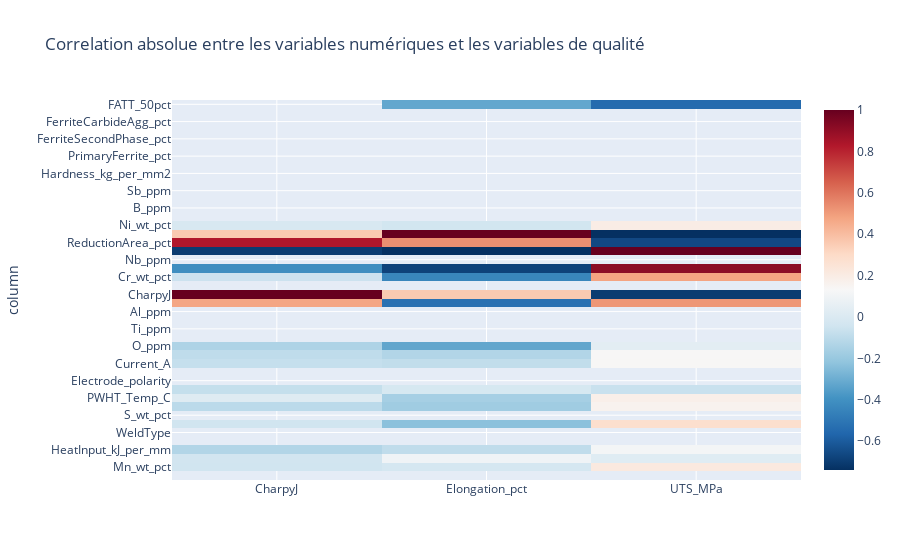

Here is the notebook cell this chart was saved with:
### Markdown cell above
J'ai trouvé dans la littérature que les variables les plus à même d'expliquer la qualité d'une soudure sont le charpyJ, UTS et Elongation

### Code cell
target_vars = ["CharpyJ", "Elongation_pct", "UTS_MPa"]

# Drop rows with missing targets (modeling step; keep a copy of df_raw for EDA if needed)
df = df_raw.copy()
df = df.dropna(subset=target_vars)

# Identify features
feature_cols = [c for c in df.columns if c not in (target_vars + ["WeldID"])]
X = df[feature_cols].copy()
y = df[target_vars].copy()

num_cols = df_raw.select_dtypes(include=[np.number]).columns.tolist()

corrs = df_raw[num_cols].corr(method='pearson')[target_vars]

# Tri des corrélations en fonction de la quantité de missing values
corrs_sorted = corrs.reindex(miss_df['column'])


print("=== Corrélation absolue avec les variables de qualité ===")
print(corrs_sorted.round(3))
fig = px.imshow(
    corrs_sorted,
    aspect="auto",
    color_continuous_scale="RdBu_r",
    title="Correlation absolue entre les variables numériques et les variables de qualité"
)
fig.show()

### Figure 1 — Plotly figure (JSON) as saved in the notebook; plotly's stock layout.template omitted (floating-point values rounded to 4 significant figures; data arrays with more than 128 entries replaced by an {"elided": "..."} marker saying what was removed)
{"data": [{"coloraxis": "coloraxis", "hovertemplate": "x: %{x}<br>column: %{y}<br>color: %{z}<extra></extra>", "name": "0", "type": "heatmap", "x": ["CharpyJ", "Elongation_pct", "UTS_MPa"], "xaxis": "x", "y": ["FATT_50pct", "W_wt_pct", "FerriteCarbideAgg_pct", "Martensite_pct", "FerriteSecondPhase_pct", "AcicularFerrite_pct", "PrimaryFerrite_pct", "Co_wt_pct", "Hardness_kg_per_mm2", "As_ppm", "Sb_ppm", "Sn_ppm", "B_ppm", "Cu_wt_pct", "Ni_wt_pct", "Elongation_pct", "ReductionArea_pct", "UTS_MPa", "Nb_ppm", "YieldStrength_MPa", "Cr_wt_pct", "Mo_wt_pct", "CharpyJ", "CharpyTemp_C", "Al_ppm", "V_wt_pct", "Ti_ppm", "N_ppm", "O_ppm", "Voltage_V", "Current_A", "AC_or_DC", "Electrode_polarity", "PWHT_Time_h", "PWHT_Temp_C", "P_wt_pct", "S_wt_pct", "C_wt_pct", "WeldType", "InterpassTemp_C", "HeatInput_kJ_per_mm", "Si_wt_pct", "Mn_wt_pct", "WeldID"], "yaxis": "y", "z": {"elided": "44x3 float values"}}], "layout": {"coloraxis": {"colorscale": [[0, "rgb(5,48,97)"], [0.1, "rgb(33,102,172)"], [0.2, "rgb(67,147,195)"], [0.3, "rgb(146,197,222)"], [0.4, "rgb(209,229,240)"], [0.5, "rgb(247,247,247)"], [0.6, "rgb(253,219,199)"], [0.7, "rgb(244,165,130)"], [0.8, "rgb(214,96,77)"], [0.9, "rgb(178,24,43)"], [1, "rgb(103,0,31)"]]}, "title": {"text": "Correlation absolue entre les variables numériques et les variables de qualité"}, "xaxis": {"anchor": "y", "domain": [0, 1]}, "yaxis": {"anchor": "x", "autorange": "reversed", "domain": [0, 1], "title": {"text": "column"}}}}
